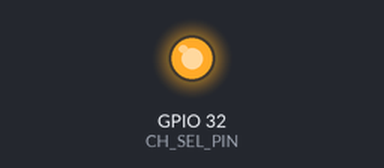
The sketch below on a simulated ESP32. Parts: output pins drawn as LEDs (lit = HIGH). Pins used as bus, display or sensor lines are not drawn; what the sketch prints to the serial monitor is not drawn.

Above: at 0.1 s.
Timing chart, 0 to 1.6 s (numbered marks = the images above):
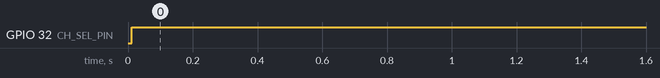

The sketch:

SPI_C.ino
```cpp
#include <Arduino.h>
#include <SPI.h>

// --- Pin Definitions ---
// Based on the tester board schematic, we use a Channel Select pin
// and a single, shared Chip Select pin.
const int CH_SEL_PIN = 32;         // GPIO35 controls the analog switch to select Channel A or B.
const int SHARED_CS_PIN = 5;       // A single CS pin is routed to A or B by the switch.

// --- SPI Setup ---
SPIClass spi(VSPI);

// --- MCP23S08 I/O Expander Constants ---
const byte MCP23S08_IODIR = 0x00;        // I/O Direction Register
const byte MCP23S08_GPIO = 0x09;         // General Purpose I/O Register
const byte MCP23S08_WRITE_OPCODE = 0x40; // Opcode to write to the expander

/**
 * @brief Selects the active channel and enables the SPI device.
 * @param channel The target channel, 'A' or 'B'.
 */
void selectSpiChannel(char channel) {
    // Set the CH_SEL pin to route the SPI signals to the correct expander
    if (channel == 'A' || channel == 'a') {
        digitalWrite(CH_SEL_PIN, LOW);
    } else { // Default to channel B
        digitalWrite(CH_SEL_PIN, HIGH);
    }
    delayMicroseconds(10); // Allow time for the analog switch to settle
    digitalWrite(SHARED_CS_PIN, LOW); // Enable the selected device
    delayMicroseconds(5);
}

/**
 * @brief Deselects the active SPI device.
 */
void deselectSpiDevice() {
    digitalWrite(SHARED_CS_PIN, HIGH);
    delayMicroseconds(5);
}

/**
 * @brief Writes a setting to a specific I/O expander's GPIO register.
 * @param channel The target channel ('A' or 'B').
 * @param setting The 8-bit value to write. 0x03 for ON, 0x00 for OFF.
 */
void setVcanPower(char channel, byte setting) {
    selectSpiChannel(channel);
    spi.beginTransaction(SPISettings(1000000, MSBFIRST, SPI_MODE0));
    spi.transfer(MCP23S08_WRITE_OPCODE); // Command to write
    spi.transfer(MCP23S08_GPIO);         // Target the GPIO register
    spi.transfer(setting);               // Send the power on/off value
    spi.endTransaction();
    deselectSpiDevice();
}

/**
 * @brief Configures a specific MCP23S08 I/O Expander to control power.
 * @param channel The target channel ('A' or 'B').
 */
void setupIoExpander(char channel) {
    selectSpiChannel(channel);
    spi.beginTransaction(SPISettings(1000000, MSBFIRST, SPI_MODE0));
    spi.transfer(MCP23S08_WRITE_OPCODE);
    spi.transfer(MCP23S08_IODIR); // Target the I/O Direction register
    spi.transfer(0x00);           // Set all pins to be outputs
    spi.endTransaction();
    deselectSpiDevice();
}

// --- Main Setup Function ---
void setup() {
    Serial.begin(115200);
    while (!Serial);
    Serial.println("\n--- Dual VCAN Power Control (Channel Select) ---");

    // Configure hardware
    pinMode(CH_SEL_PIN, OUTPUT);
    pinMode(SHARED_CS_PIN, OUTPUT);
    deselectSpiDevice(); // Start with CS high
    spi.begin();

    // Initialize both I/O expanders
    Serial.println("Initializing Expander A...");
    setupIoExpander('A');
    setVcanPower('A', 0x00); // Start with power off

    Serial.println("Initializing Expander B...");
    setupIoExpander('B');
    setVcanPower('B', 0x00); // Start with power off

    Serial.println("Initialization complete. Both VCANs are OFF.");
}

// --- Main Loop ---
void loop() {
    // --- Turn Power ON for both channels ---
    Serial.println(">>> Turning VCAN Power ON (Both Channels) <<<");
    setVcanPower('A', 0x03);
    setVcanPower('B', 0x03);
    delay(2000); // Wait for 2 seconds

    // --- Turn Power OFF for both channels ---
    Serial.println("<<< Turning VCAN Power OFF (Both Channels) >>>");
    setVcanPower('A', 0x00);
    setVcanPower('B', 0x00);
    delay(2000); // Wait for 2 seconds
}
```

Measured:
- by itself, GPIO 32 (CH_SEL_PIN): LOW → HIGH at 0.01 s
